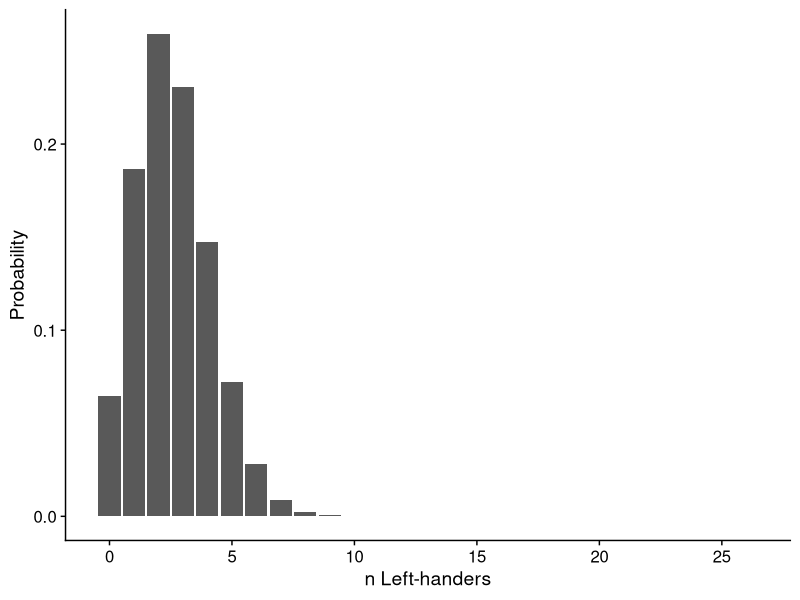
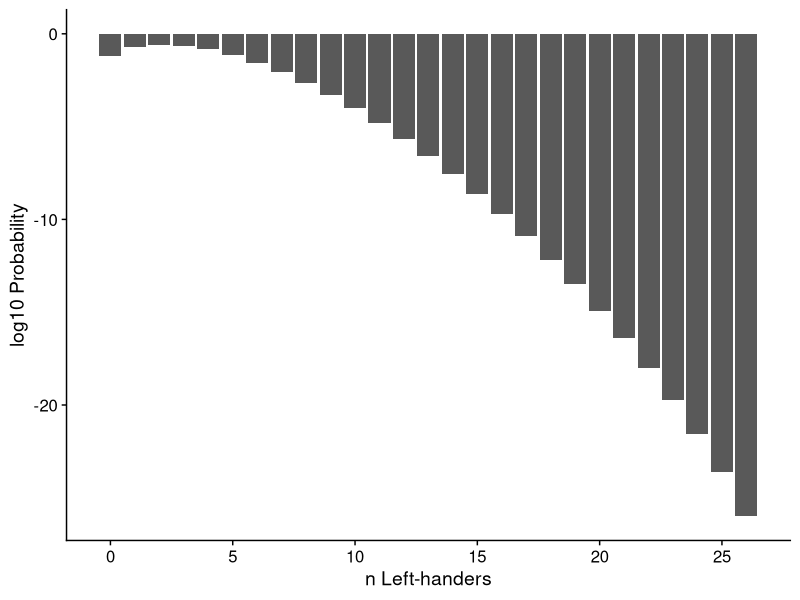

Here is the R script that generated these plots, in order:
## ---- chunk 1
library(tidyverse)
library(cowplot)
theme_set(theme_cowplot())
## ---- chunk 2
# 2-pt conversion
431/913
## ---- chunk 3
# Extra point + overtime
(1131 / 1199) * (110 / 242)
## ---- chunk 4
# Odds
(431/913) / ((1131 / 1199) * (110 / 242))
## ---- chunk 5
dbinom(0, 26, prob = 0.1)
## ---- chunk 6
dbinom(1, 26, prob = 0.1)
## ---- chunk 7
sum(dbinom(1:26, 26, prob = 0.1))
## ---- chunk 8
M <- tibble(Lefties = 0:26,
            Probability = dbinom(0:26, 26, prob = 0.1))
ggplot(M, aes(Lefties, Probability)) + 
  geom_bar(stat = "identity") +
  labs(x = "n Left-handers") +
  scale_x_continuous(breaks = seq(0, 26, by = 5))
## ---- chunk 9
M <- tibble(Lefties = 0:26,
            Probability = dbinom(0:26, 26, prob = 0.1)) %>% 
  mutate(log_Prob = log10(Probability))
ggplot(M, aes(Lefties, log_Prob)) + 
  geom_bar(stat = "identity") +
  labs(x = "n Left-handers", y = "log10 Probability") +
  scale_x_continuous(breaks = seq(0, 26, by = 5))
## ---- chunk 10
choose(69, 5)
choose(26, 1)
## ---- chunk 11
choose(69, 5) * choose(26, 1)
## ---- chunk 12
(0.8 * 0.01) / ((0.8 * 0.01) + (0.1 * 0.99))
## ---- chunk 13
0.2/89.3
